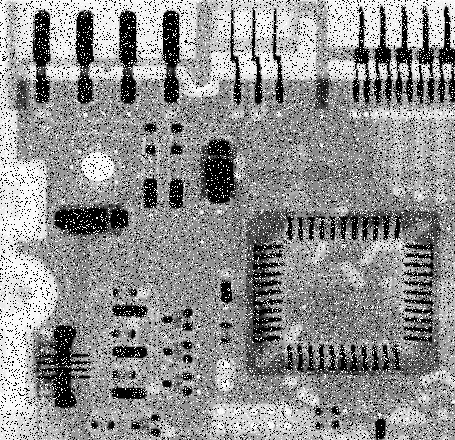
#> input picture ExerciseSet2/Data/Fig0335(a)(ckt_board_saltpep_prob_pt05).tif, 455 x 440 px, found by its file name
$ python Ex3_Task1.py
#> lines starting #> are read from the running program, lines starting #| are printed output that depends on the picture
import cv2
import numpy as np
from PIL import Image
import matplotlib.pyplot as plt
img = Image.open('FYS-2010-Excercises-Public/ExerciseSet3/Data/DIP3E_CH03_Original_Images/DIP3E_Original_Images_CH03/Fig0335(a)(ckt_board_saltpep_prob_pt05).tif')
#> img is the input picture: PIL image 455x440 L; min 0, max 255, mean 144.1
img = np.asarray(img)

fig, ax = plt.subplots(2,3)
ax[0,0].imshow(img, cmap='gray')
ax[1,0].hist(img.flatten(), bins=256, density = True)
ax[0,0].set_title('Unfiltered')
img_f = cv2.medianBlur(img, 5)
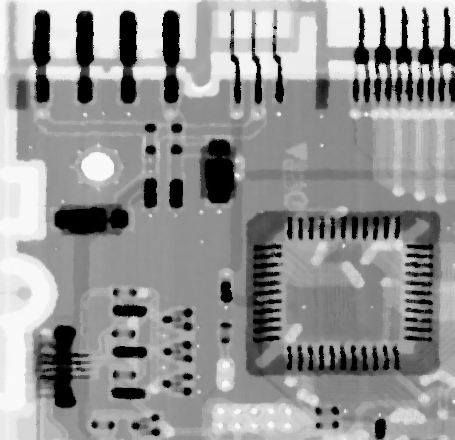
#> img_f: shape (440, 455); min 0, max 251, mean 148.5
ax[0,1].imshow(img_f, cmap='gray')
ax[1,1].hist(img_f.flatten(), bins=256, density = True)
ax[0,1].set_title('Kernel size 5')

img_f = cv2.medianBlur(img, 11)
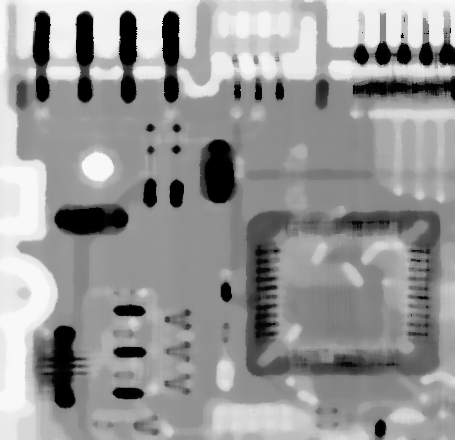
#> img_f: shape (440, 455); min 0, max 249, mean 151.1
ax[0,2].imshow(img_f, cmap='gray')
ax[1,2].hist(img_f.flatten(), bins=256, density = True)
ax[0,2].set_title('Kernel size 11')

plt.show()
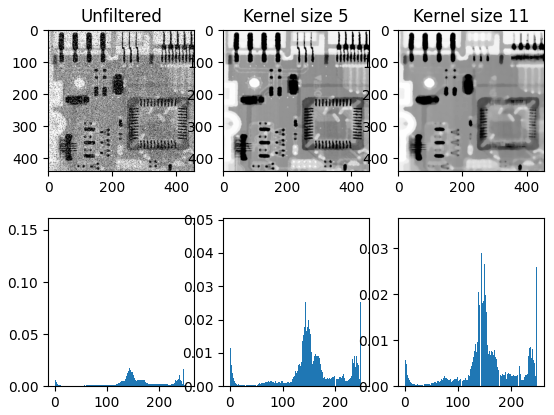
#> figure drawn by matplotlib, 6 panels; panel 4: tallest bar 0.154 high, from x = 0 to 0.996; panel 5: tallest bar 0.048 high, from x = 0 to 0.98; panel 6: tallest bar 0.0348 high, from x = 0 to 0.973
